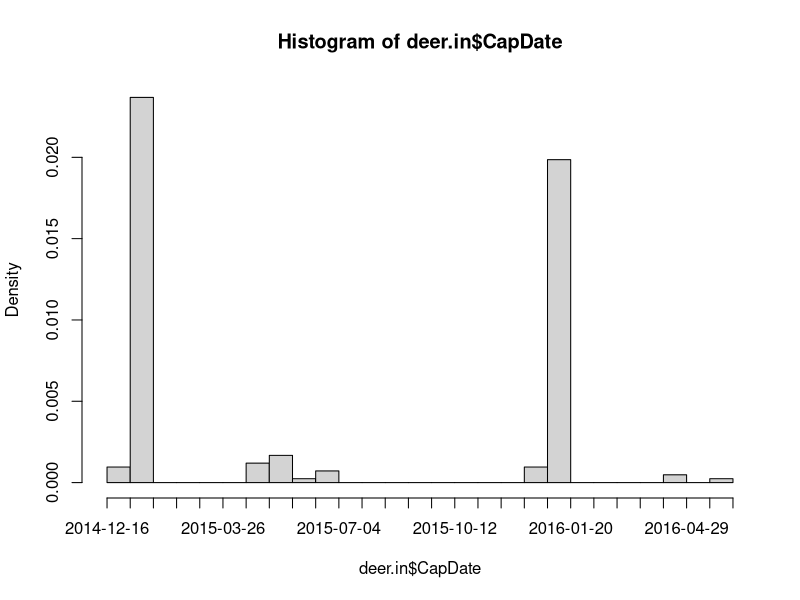
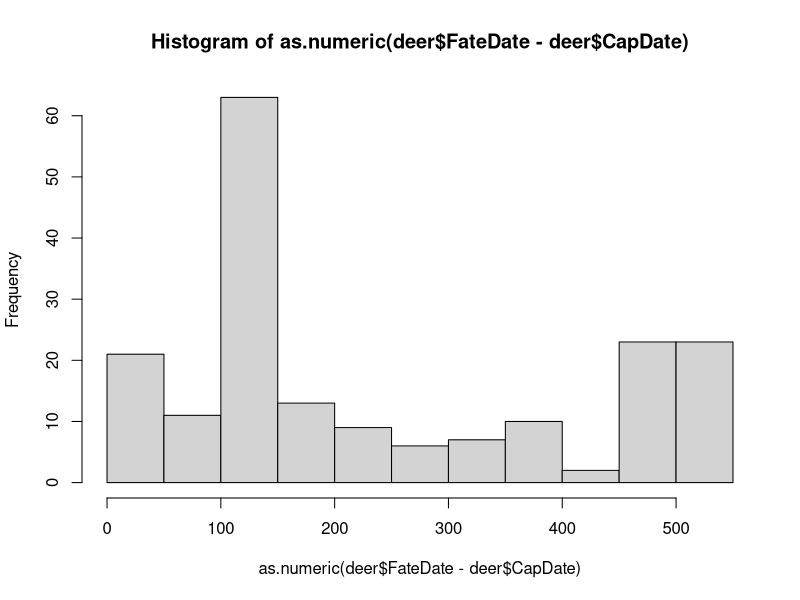
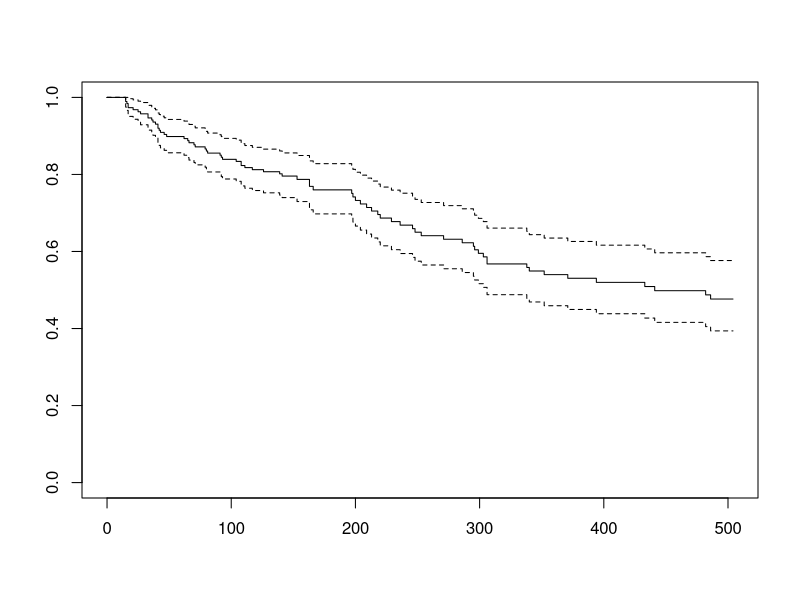
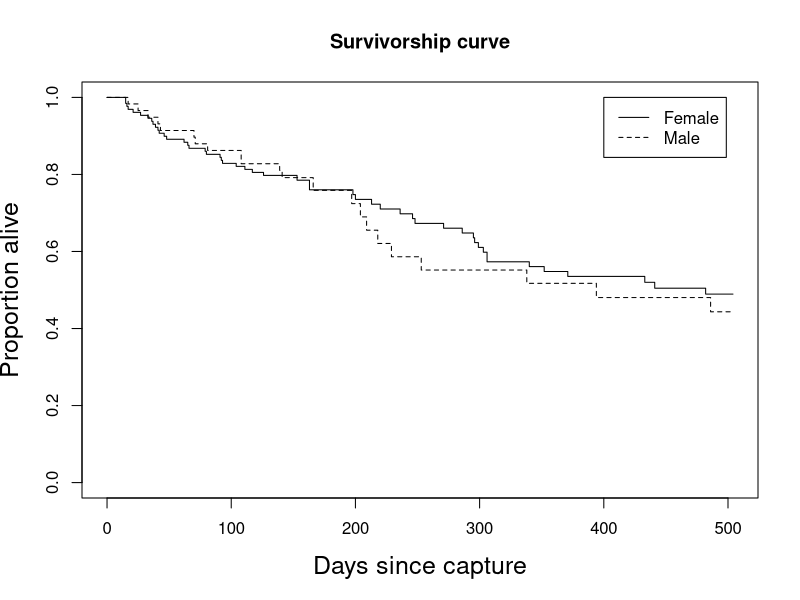
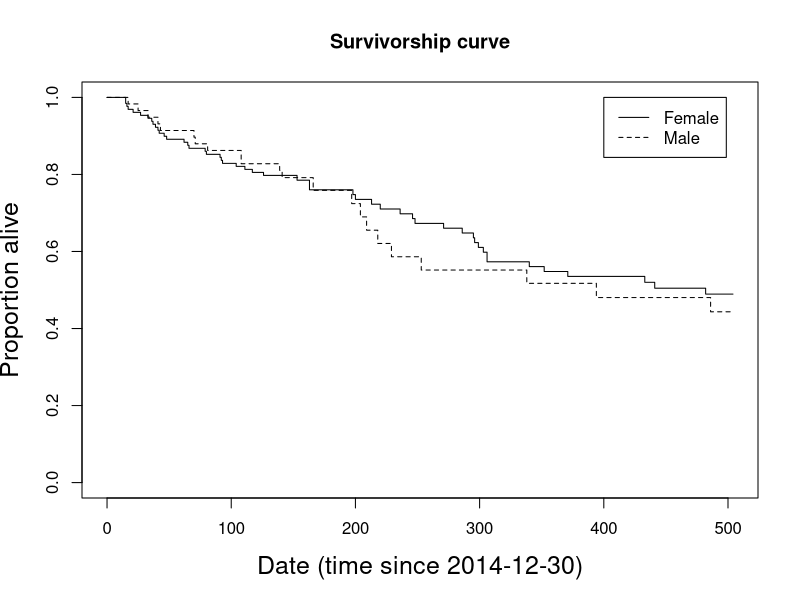

Here is the R script that generated these plots, in order:
library(survival)

deer.in <- read.csv("DeerSurvival.csv")
deer.in$CapDate <- as.Date(deer.in$Capture.Date, format="%m/%d/%Y")
deer.in$FateDate <- as.Date(deer.in$Fate.Date, format="%m/%d/%Y")
str(deer.in)

head(deer.in)

hist(deer.in$CapDate, breaks=20)


deer <- droplevels(subset(deer.in, Collar.On.Days>14 &
                          FateDate <= as.Date("2016-05-31")))
str(deer)

first.day <- min(deer$CapDate)
last.day <- max(deer$FateDate)

deer$Unique.ID <- factor(deer$Unique.ID)
deer$Fate2 <- NA
deer$Fate2[deer$Fate=="dead"] <- 1
deer$Fate2[deer$CapDate==first.day &
           deer$FateDate<=last.day &
           deer$Fate!="dead"] <- 0
deer$Fate2[deer$CapDate>first.day &
           deer$FateDate==last.day] <- 2
deer$Fate2[deer$CapDate>first.day &
           deer$FateDate<last.day &
           deer$Fate != "dead"] <- 3
deer$Fate2

table(deer$Fate2)

summary(deer)

hist(as.numeric(deer$FateDate - deer$CapDate), breaks=10)


S <- Surv(as.numeric(deer$FateDate-deer$CapDate),
          deer$Fate2==1)


plot(survfit(S~1))



## png("deerSurvSex.png", width=7, height=7, units="in", res=400)
plot(survfit(S~deer$Sex), lty=1:2,
     main="Survivorship curve",
     xlab="Days since capture", ylab="Proportion alive", cex.lab=1.5)
legend(400, 1, c("Female", "Male"), lty=c(1,2))
## dev.off()
## system("open deerSurvSex.png")



summary(coxph(S~deer$Sex))


##png("deerSurvSex.png", width=7, height=7, units="in", res=400)
plot(survfit(S~deer$Sex), lty=1:2,
     main="Survivorship curve",
     xlab="Date (time since 2014-12-30)",
     ylab="Proportion alive", cex.lab=1.5)
legend(400, 1, c("Female", "Male"), lty=c(1,2))
##dev.off()
##system("open deerSurvSex.png")


